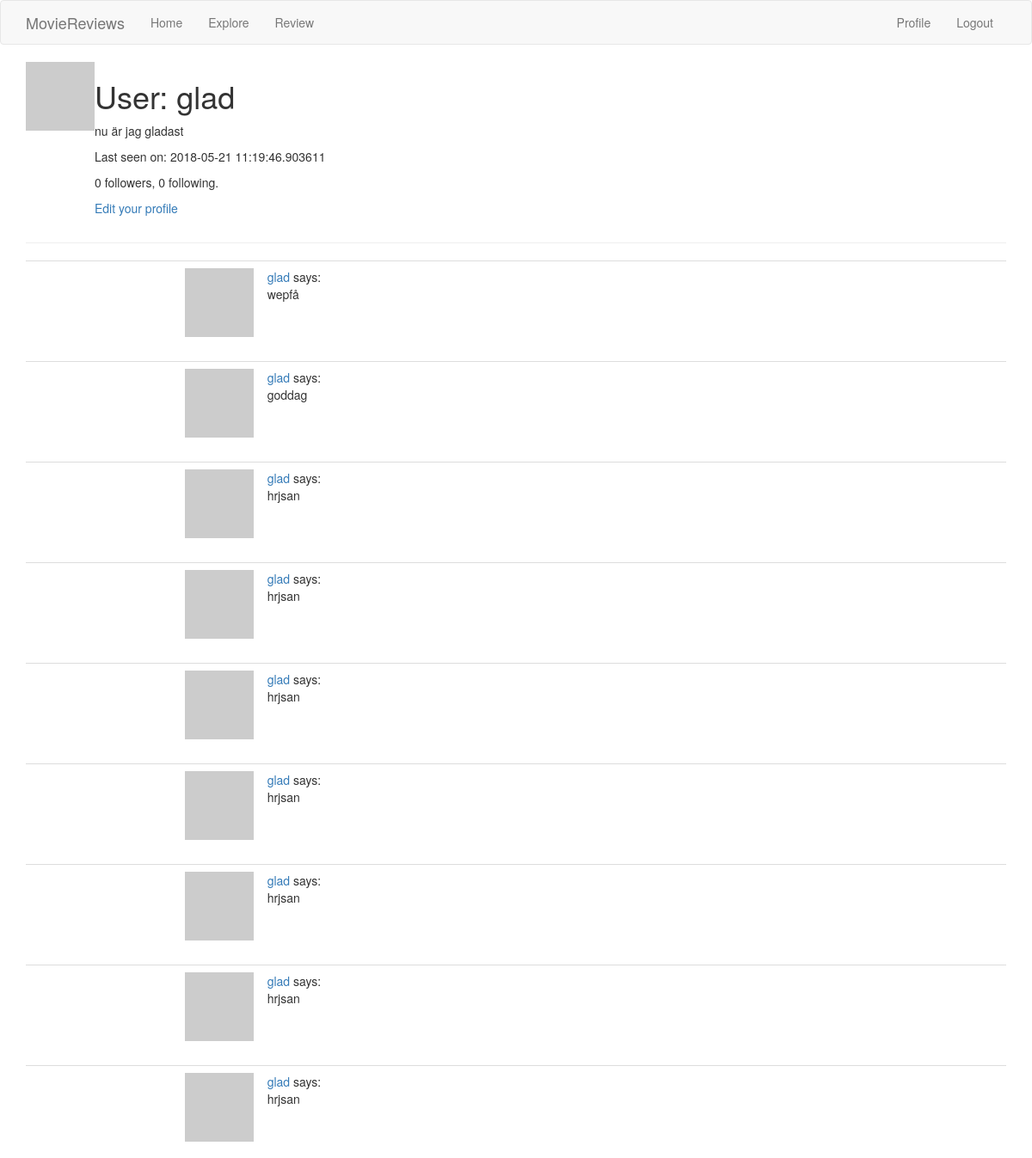
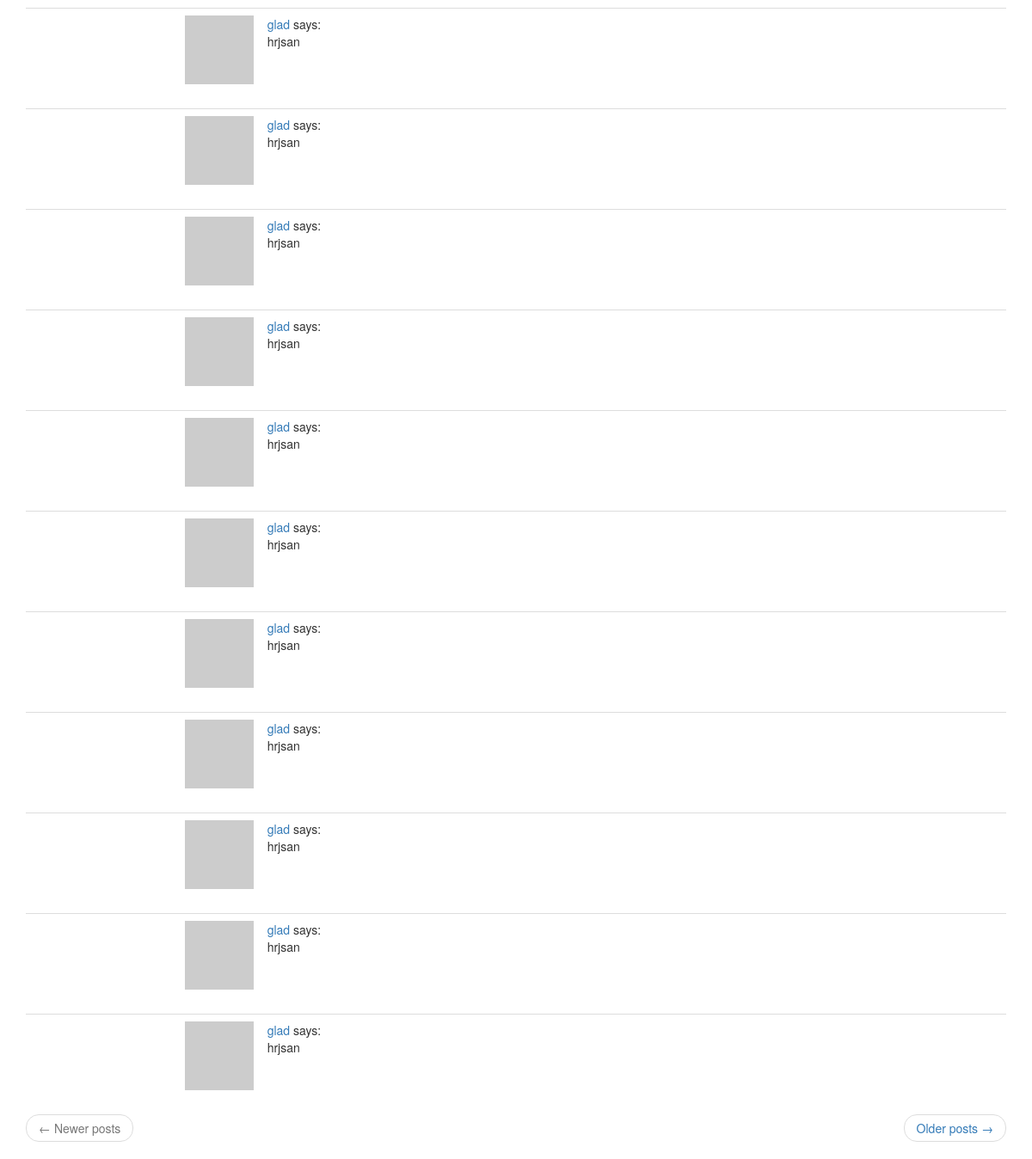
Page /user/glad (signed in) on the committed database (2 pictures, top to bottom).
### app/models.py (models this page shows, shortened)
class User(UserMixin, db.Model):
    id = db.Column(db.Integer, primary_key=True)
    username = db.Column(db.String(64), index=True, unique=True)
    email = db.Column(db.String(120), index=True, unique=True)
    password_hash = db.Column(db.String(128))
    posts = db.relationship('Post', backref='author', lazy='dynamic')
    reviews = db.relationship('Review', backref='author', lazy='dynamic')
    about_me = db.Column(db.String(140))
    last_seen = db.Column(db.DateTime, default=datetime.utcnow)
    followed = db.relationship(
        'User', secondary=followers,
        primaryjoin=(followers.c.follower_id == id),
        secondaryjoin=(followers.c.followed_id == id),
        backref=db.backref('followers', lazy='dynamic'), lazy='dynamic')
    def avatar(self, size):
        digest = md5(self.email.lower().encode('utf-8')).hexdigest()
        return 'https://www.gravatar.com/avatar/{}?d=identicon&s={}'.format(
            digest, size)

class Post(db.Model):
    id = db.Column(db.Integer, primary_key=True)
    body = db.Column(db.String(140))
    timestamp = db.Column(db.DateTime, index=True, default=datetime.utcnow)
    user_id = db.Column(db.Integer, db.ForeignKey('user.id'))

### app/routes.py (the view)
@app.route('/user/<username>')
@login_required
def user(username):
    user = User.query.filter_by(username=username).first_or_404()
    page = request.args.get('page', 1, type=int)
    posts = user.posts.order_by(Post.timestamp.desc()).paginate(
        page, app.config['POSTS_PER_PAGE'], False)
    next_url = url_for('user', username=user.username, page=posts.next_num) \
        if posts.has_next else None
    prev_url = url_for('user', username=user.username, page=posts.prev_num) \
        if posts.has_prev else None
    return render_template('user.html', user=user, posts=posts.items,
                           next_url=next_url, prev_url=prev_url)

### app/models.py (called while the page is built)
@login.user_loader
def load_user(id):
    return User.query.get(int(id))

### app/routes.py (called while the page is built)
@app.before_request
def before_request():
    if current_user.is_authenticated:
        current_user.last_seen = datetime.utcnow()
        db.session.commit()

### app/templates/user.html (shortened to what this page needs)
{% extends "base.html" %}
{% block app_content %}
    <table>
        <tr valign="top">
            <td><img src="{{ user.avatar(128) }}"></td>
            <td>
                <h1>User: {{ user.username }}</h1>
                {% if user.about_me %}<p>{{ user.about_me }}</p>{% endif %}
                {% if user.last_seen %}<p>Last seen on: {{ user.last_seen }}</p>{% endif %}
                <p>{{ user.followers.count() }} followers, {{ user.followed.count() }} following.</p>
                {% if user == current_user %}
                <p><a href="{{ url_for('edit_profile') }}">Edit your profile</a></p>
                {% elif not current_user.is_following(user) %}
                <p><a href="{{ url_for('follow', username=user.username) }}">Follow</a></p>
                {% else %}
                <p><a href="{{ url_for('unfollow', username=user.username) }}">Unfollow</a></p>
                {% endif %}
            </td>
        </tr>
    </table>
    <hr>
    {% for post in posts %}
        {% include '_post.html' %}
    {% endfor %}
    <nav aria-label="...">
        <ul class="pager">
            <li class="previous{% if not prev_url %} disabled{% endif %}">
                <a href="{{ prev_url or '#' }}">
                    <span aria-hidden="true">&larr;</span> Newer posts
                </a>
            </li>
            <li class="next{% if not next_url %} disabled{% endif %}">
                <a href="{{ next_url or '#' }}">
                    Older posts <span aria-hidden="true">&rarr;</span>
                </a>
            </li>
        </ul>
    </nav>
{% endblock %}

### app/templates/_post.html
<table class="table table-hover">
        <tr>
            <td width"70px">
            </td>
            <td width="70px">
                <a href="{{ url_for('user', username=post.author.username) }}">
                    <img src="{{ post.author.avatar(70) }}" />
                </a>
            </td>
            <td>
                <a href="{{ url_for('user', username=post.author.username) }}">
                    {{ post.author.username }}
                </a>
                says:
                <br>
                {{ post.body }}
            </td>
        </tr>
    </table>

### rows in the picture
User: username "glad", about_me "nu är jag gladast", last_seen "2018-05-21 11:19:46.903611"
Post: author.username "glad", body "wepfå"
Post: author.username "glad", body "goddag"
Post: author.username "glad", body "hrjsan"
Post: author.username "glad", body "hrjsan"
Post: author.username "glad", body "hrjsan"
Post: author.username "glad", body "hrjsan"
Post: author.username "glad", body "hrjsan"
Post: author.username "glad", body "hrjsan"
Post: author.username "glad", body "hrjsan"
Post: author.username "glad", body "hrjsan"
Post: author.username "glad", body "hrjsan"
Post: author.username "glad", body "hrjsan"
Post: author.username "glad", body "hrjsan"
Post: author.username "glad", body "hrjsan"
Post: author.username "glad", body "hrjsan"
Post: author.username "glad", body "hrjsan"
Post: author.username "glad", body "hrjsan"
Post: author.username "glad", body "hrjsan"
Post: author.username "glad", body "hrjsan"
Post: author.username "glad", body "hrjsan"

### other values in the picture
{{ user.followers.count() }} "0"
{{ user.followed.count() }} "0"
